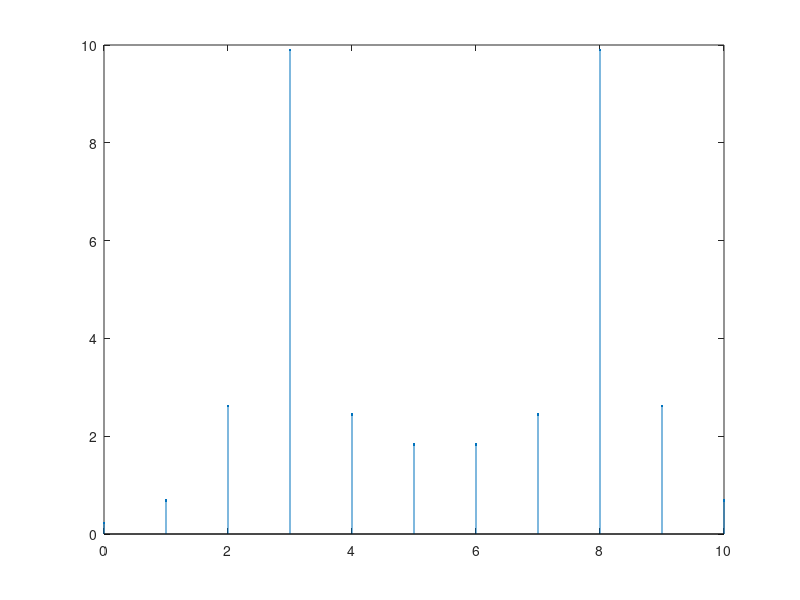
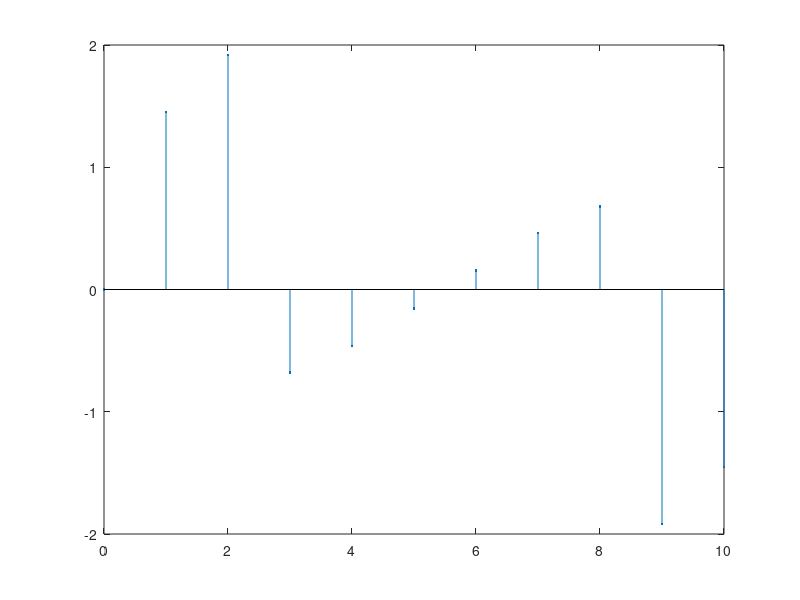
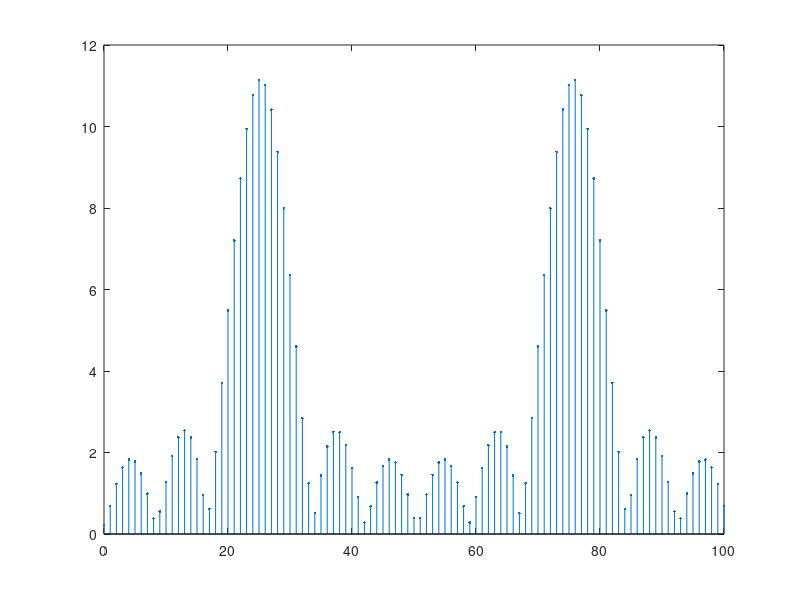
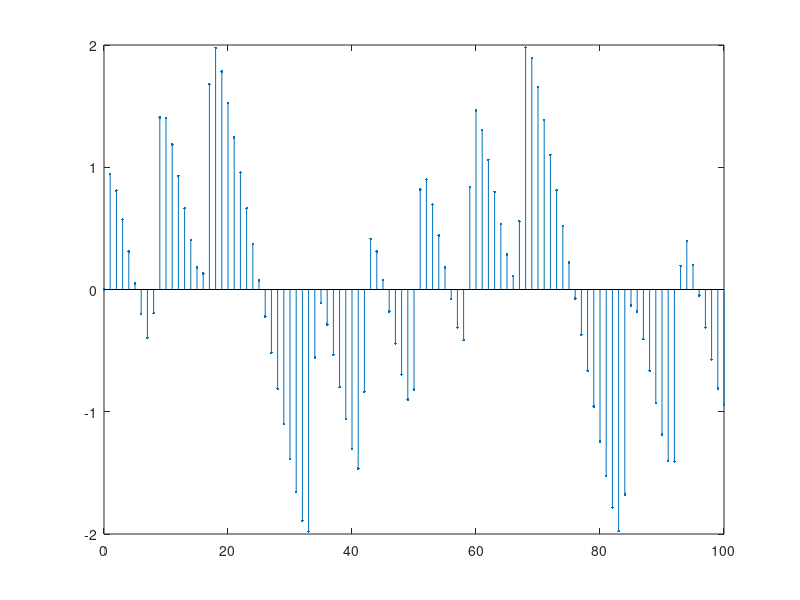

Write MATLAB code to recreate these figures, in order.
clear;
N=11;
M=101;
n=0:N-1;
m=0:N-1;

xn=cos(0.48*pi.*n)+cos(0.52*pi.*n);
kn=0:N-1;
wn=exp(-j*2*pi/N);
nk=n'*kn;
wnnk=wn.^nk;
xkn=xn*wnnk;

xm=cos(0.48*pi.*m)+cos(0.52*pi.*m);
km=0:M-1;
wm=exp(-j*2*pi/M);
mk=m'*km;
wmmk=wm.^mk;
xkm=xm*wmmk;


figure;

stem(kn,abs(xkn),'.');
  
figure;
stem(kn,angle(xkn),'.');
  
figure;
stem(km,abs(xkm),'.');
  
figure;
stem(km,angle(xkm),'.');
